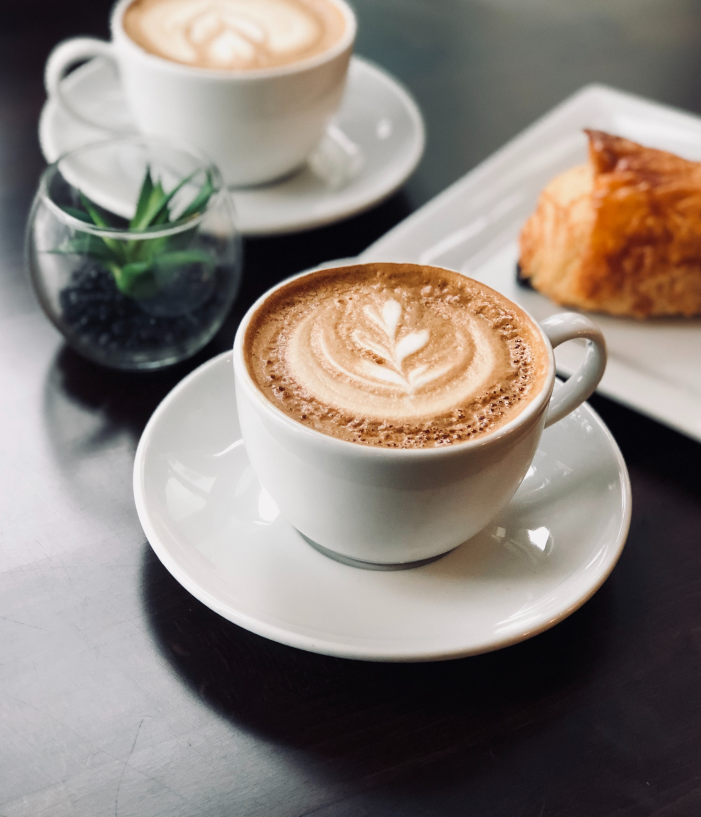
#> input picture assets/pexels-gagan-kaur-1170659.jpg, 2804 x 3267 px (shown at 1/4 size)
$ python 6_corner_detection.py
#> lines starting #> are read from the running program, lines starting #| are printed output that depends on the picture; after the words box and inside, x2 and y2 are one past the last pixel; in counts of white or black regions, pixels touching at a corner belong together
import numpy as np
import cv2

img = cv2.imread('assets/pexels-gagan-kaur-1170659.jpg')
#> img is the input picture: shape (3267, 2804, 3); mean B, G, R 121.8, 128.7, 138.1

# resize image
img = cv2.resize(img, (0, 0), fx=0.15, fy=0.15)
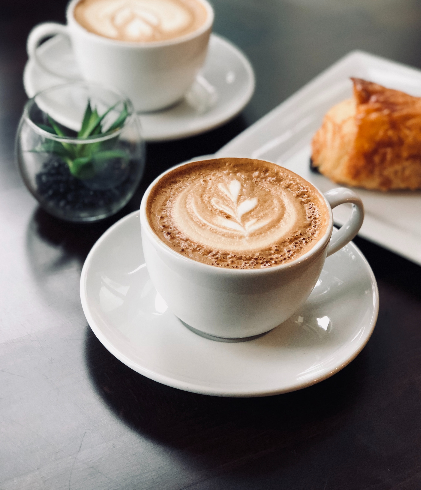
#> img: shape (490, 421, 3); mean B, G, R 121.7, 128.7, 138

# make it grayscale
gray = cv2.cvtColor(img, cv2.COLOR_BGR2GRAY)
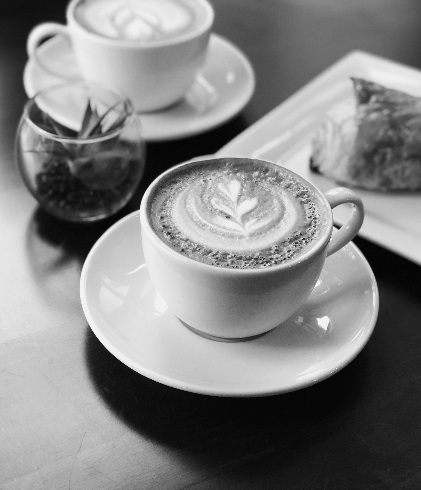
#> gray: shape (490, 421); min 2, max 244, mean 130.7

# Corner detection algorithm
corners = cv2.goodFeaturesToTrack(gray, 100, 0.55, 10)
#> corners = [[338, 228], [303, 240], [287, 251], [331, 208], [350, 241], [275, 263], [139, 209], [167, 233], [265, 264], [314, 226]]

# convert them into int
corners = np.int0(corners)

# find corners and make circle shape for them
for corner in corners:
    x, y = corner.ravel()
    cv2.circle(img, (x, y), 5, (255, 0, 0), -1)
#> this loop made 10 passes
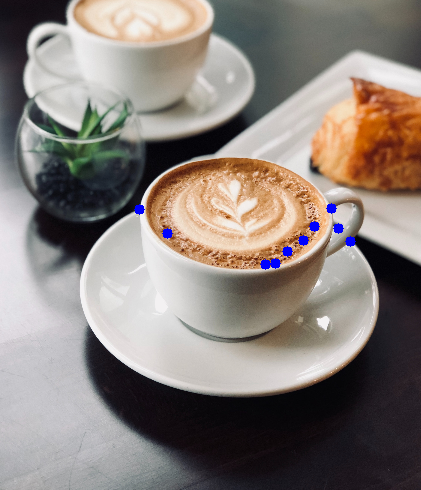
#> img: shape (490, 421, 3); 0.39% of pixels changed, all inside (x1, y1, x2, y2) = (134, 203, 356, 270)

# Draw Lines between each corner
for i in range(len(corners)):
    for j in range(i + 1, len(corners)):
        corner1 = tuple(corners[i][0])
        corner2 = tuple(corners[j][0])
        color = tuple(map(lambda x: int(x), np.random.randint(0, 255, size=3)))
        cv2.line(img, corner1, corner2, color, 1)
#> this loop made 10 passes
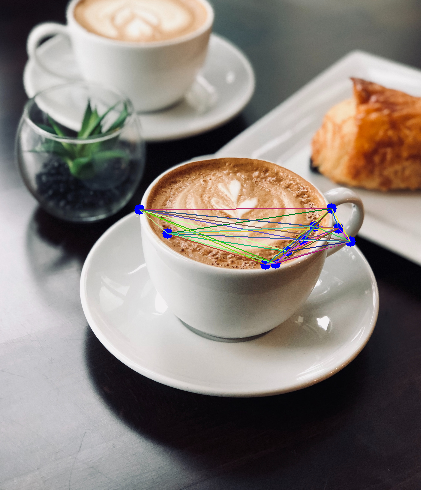
#> img: shape (490, 421, 3); 1.35% of pixels changed, all inside (x1, y1, x2, y2) = (139, 208, 351, 265)

cv2.imshow('Frame', img)
cv2.waitKey(0)
cv2.destroyAllWindows()

$ run again, with assets/soccer_practice.jpg copied over assets/pexels-gagan-kaur-1170659.jpg
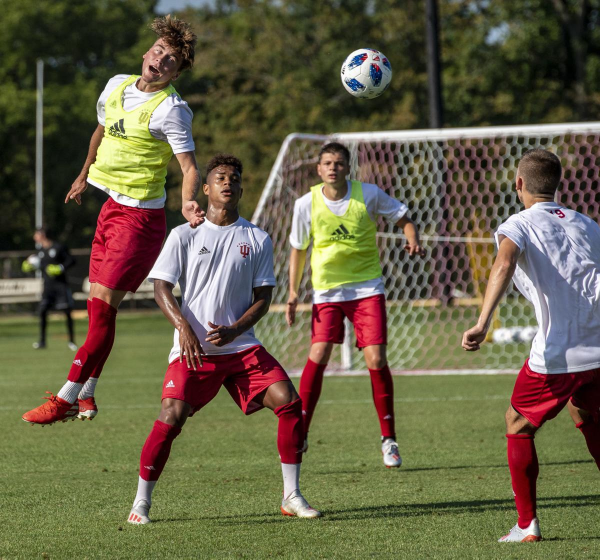
#> input picture assets/soccer_practice.jpg, 1200 x 1119 px (shown at 1/2 size)
#> img is the input picture: shape (1119, 1200, 3); mean B, G, R 70.9, 96, 102.6
#> `gray = cv2.cvtColor(img, cv2.COLOR_BGR2GRAY)`:
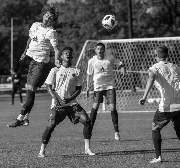
#> gray: shape (168, 180); min 0, max 254, mean 95.1
#> corners = 19 rows, first 8: [94, 90], [20, 115], [45, 82], [112, 20], [26, 123], [22, 94], [159, 157], [26, 53]
#> the loop `for corner in corners:` made 19 passes
#> the loop `for i in range(len(corners)):` made 19 passes
#> after the loop `for i in range(len(corners)):`:
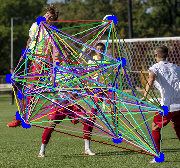
#> img: shape (168, 180, 3); mean B, G, R 83.4, 97.3, 98.6
